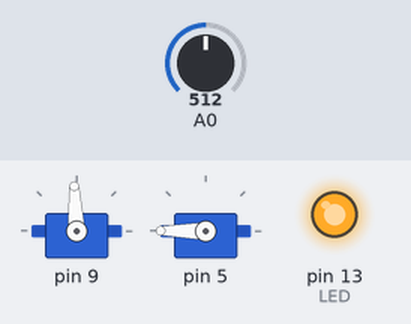
This sketch was run on a simulated Arduino Uno, built with avr-gcc and run on an emulated ATmega328P. On the bench: 2 × servo, output pins drawn as LEDs (lit = HIGH). Dashed ring = blinking. Inputs (shaded band) come from the test bench; at power-on: A0 = 512. Servo pulses on a pin are drawn as a servo (544–2400 µs = 0–180°); pins used as bus, display or sensor lines are not drawn.

Above: at 0.8 s.
0.9 s: A0 set to 497
At 1.9 s:
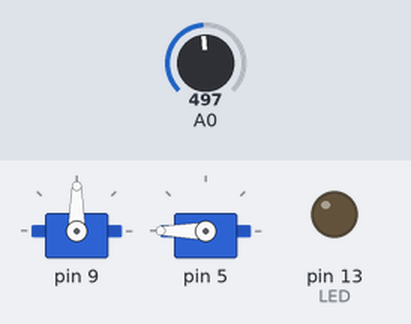
2.4 s: A0 set to 716
At 3.1 s:
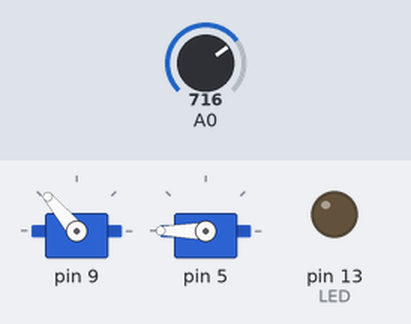
5.4 s: A0 set to 511
At 7.93 s:
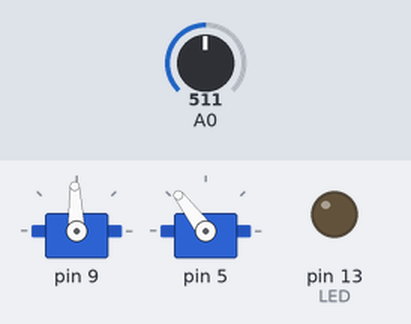
8.4 s: A0 set to 900
At 10.2 s:
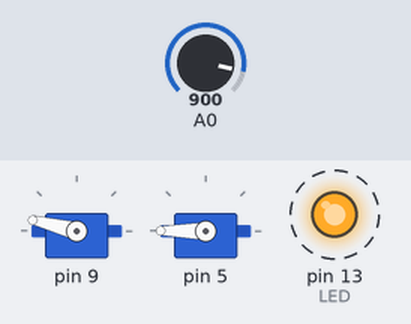
11.4 s: A0 set to 1023
At 12.3 s:
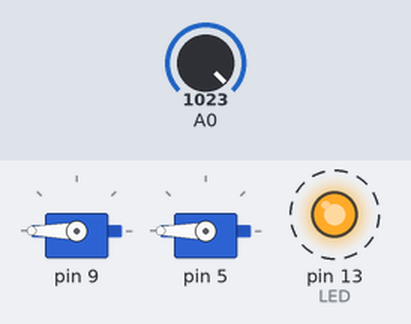
Timing chart, 0 to 26.2 s (numbered marks = the images above; inputs shaded):
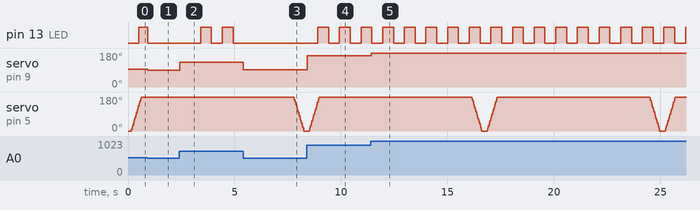

Measured:
- the behaviour switches between 512 and 511 on A0 (found by bisection; images 0 and 1)
- after the input at 0.9 s, servo on pin 9: 93° → 90° at once
- after the input at 2.4 s, pin 13 (LED): alternates HIGH for 0.51 s and LOW for 0.51 s, starting after 1.0 s; servo on pin 9: 90° → 130° at once
- after the input at 5.4 s, pin 13 (LED): stops changing and stays LOW; servo on pin 9: 130° → 92° at once
- after the input at 8.4 s, pin 13 (LED): alternates HIGH for 0.51 s and LOW for 0.51 s, starting after 0.51 s; servo on pin 9: 92° → 166° at once
- after the input at 11.4 s, servo on pin 9: 166° → 180° at once

The sketch:

Timer-Programming.ino
```cpp
#include <avr/io.h>
#include <avr/interrupt.h>
#include <util/delay.h>

// Globale Variable für LED-Zustand und Zähler (für D13)
volatile uint8_t led_state = 0;
volatile uint16_t timer_count = 0;
volatile uint16_t adc_value_global = 0; // Global ADC value for ISR

// Globale Variable für Dimmen der LED an D5
volatile uint8_t brightness = 0;
volatile int8_t direction = 1; // 1 für heller, -1 für dunkler

// Funktion zur Initialisierung des ADC
void adc_init(void) {
    // AVCC als Referenzspannung, ADC0 (PC0) ausgewählt
    ADMUX = (1 << REFS0);
    // ADC aktivieren, Prescaler 128 (16 MHz / 128 = 125 kHz)
    ADCSRA = (1 << ADEN) | (1 << ADPS2) | (1 << ADPS1) | (1 << ADPS0);
}

// Funktion zum Lesen des ADC-Wertes
uint16_t adc_read(uint8_t channel) {
    // Kanal auswählen (MUX-Bits setzen)
    ADMUX = (ADMUX & 0xF0) | (channel & 0x0F);
    // Conversion starten
    ADCSRA |= (1 << ADSC);
    // Warten bis Conversion abgeschlossen
    while (ADCSRA & (1 << ADSC));
    // ADC-Wert zurückgeben
    return ADC;
}

// Funktion zur Initialisierung des Servos (Timer1, Pin D9 - PB1)
void servo_init(void) {
    // PB1 (OC1A) als Ausgang
    DDRB |= (1 << PB1);

    // Timer1: Fast PWM, 8-bit, Top = ICR1
    TCCR1A = (1 << COM1A1) | (1 << WGM11);
    TCCR1B = (1 << WGM13) | (1 << WGM12) | (1 << CS11); // Prescaler 8

    // Top-Wert für 20ms Periode (50 Hz) bei 16 MHz und Prescaler 8
    ICR1 = 40000; // (16 MHz / 8) * 0.02s = 40000

    // Startposition (0.5ms = 0°)
    OCR1A = 1000;
}

// Funktion zum Setzen des Servo-Winkels (0° bis 180°)
void servo_set_angle(uint8_t angle) {
    // Berechnung des PWM-Wertes: 0.5ms (0°) bis 2.5ms (180°)
    // 0.5ms = 1000, 2.5ms = 5000
    uint16_t pwm = 1000 + ((uint32_t)angle * 4000) / 180;
    OCR1A = pwm;
}

// Funktion zur Initialisierung von Timer0 für PWM an D5
void timer0_init(void) {
    // PB5 (D13) als Ausgang (onboard LED)
    DDRB |= (1 << PB5);
    // PD5 (D5) als Ausgang für PWM (OC0B)
    DDRD |= (1 << PD5);

    // Timer0: Fast PWM, Non-inverting mode für OC0B
    TCCR0A = (1 << COM0B1) | (1 << WGM01) | (1 << WGM00); // Fast PWM, 8-bit
    TCCR0B = (1 << CS02) | (1 << CS00); // Prescaler 1024

    // Overflow Interrupt aktivieren
    TIMSK0 |= (1 << TOIE0);

    // Startwerte
    OCR0B = 0; // Anfangshelligkeit
    PORTB &= ~(1 << PB5); // D13 LED aus
}

ISR(TIMER0_OVF_vect) {
    // Dimmen der LED an D5
    brightness += direction; // Schrittweite 1 für glatte Übergänge
    if (brightness == 255) {
        direction = -1; // Beginne mit dem Dunklerwerden
    } else if (brightness == 0) {
        direction = 1; // Beginne mit dem Hellerwerden
    }
    OCR0B = brightness; // PWM-Wert für D5 setzen

    // Blinken der LED an D13 nur bei ADC > 511
    if (adc_value_global > 511) {
        timer_count++;
        // 500 ms = 0,5 s / 0,016384 s ≈ 30,52 Zyklen
        if (timer_count >= 31) {
            led_state = !led_state;
            if (led_state) {
                PORTB |= (1 << PB5); // D13 LED an
            } else {
                PORTB &= ~(1 << PB5); // D13 LED aus
            }
            timer_count = 0; // Zähler zurücksetzen
        }
    } else {
        PORTB &= ~(1 << PB5); // D13 LED aus, wenn ADC <= 511
        timer_count = 0; // Zähler zurücksetzen, um bei erneuter Aktivierung von 0 zu starten
    }
}

int main(void) {
    // Initialisierungen
    adc_init();
    servo_init();
    timer0_init();

    // Interrupts global aktivieren
    sei();

    uint16_t adc_value;
    uint8_t angle;

    while (1) {
        // ADC-Wert lesen (0-1023)
        adc_value = adc_read(0);

        // ADC-Wert für ISR aktualisieren
        adc_value_global = adc_value;

        // Umrechnung in Winkel (0-180°)
        angle = ((uint32_t)adc_value * 180) / 1023;

        // Servo-Winkel setzen
        servo_set_angle(angle);

        // Kurze Pause für Stabilität
        _delay_ms(20);
    }

    return 0;
}
```
